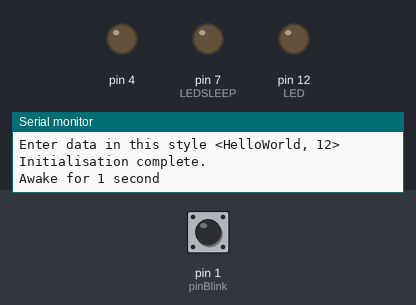
The sketch below on a simulated Arduino Uno, built with avr-gcc and run on an emulated ATmega328P. On the bench: output pins drawn as LEDs (lit = HIGH), the last lines printed to the serial monitor. The test bench sets the inputs (shaded band); at power-on: pin 1 (pinBlink) HIGH. Sleep ends after the set time or at an interrupt.

Above: at 1.2 s.
1.3 s: pin 1 (pinBlink) pulled LOW for 3.2 s
At 4.2 s:
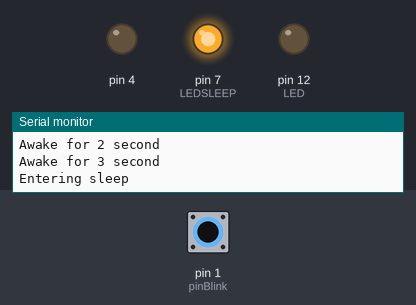
At 4.9 s:
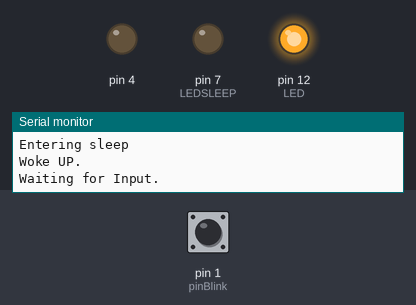
Timing chart, 0 to 6.4 s (numbered marks = the images above; inputs shaded):
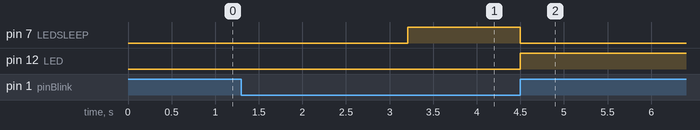

Measured:
- after the input at 1.3 s, pin 12 (LED): LOW → HIGH after 3.2 s

The sketch:

IRQ_D12.ino
```cpp
#include "PinChangeInterrupt.h"
#include <avr/sleep.h>
#include <avr/power.h>
#include "serialComm.h"
// #include "sleepInt.h"

#define pinBlink 1
#define LED 12
#define LEDSLEEP 7

int seconds=0;


void blinkLed(void)
{
	digitalWrite(LED, !digitalRead(LED));
	detachPCINT(digitalPinToPCINT(pinBlink));
}

void enterSleep(void)
{
	attachPCINT(digitalPinToPCINT(pinBlink), blinkLed, CHANGE);
	delay(100);

	set_sleep_mode(SLEEP_MODE_PWR_DOWN);
	sleep_enable();
	sleep_mode();
	// UNO is sleeping
	sleep_disable();
	Serial.println("Woke UP.");
	digitalWrite(LEDSLEEP,LOW);
	waitForInput();
}

void waitForInput(void)
{
	int rec = 1;
	Serial.println("Waiting for Input.");
	while( rec )
	{
		recvWithStartEndMarkers();
		if (newSerialData == true) {
			strcpy(tempChars, receivedChars);
			parseData();
			#ifdef DEBUG
			showParsedData();
			#endif
			serialHandler();
			newSerialData = false;
			rec = 0;
		}
	}
}

void setup()
{
	pinMode(pinBlink, INPUT_PULLUP);
	pinMode(LED, OUTPUT);
	pinMode(LEDSLEEP,OUTPUT);
	pinMode(4,OUTPUT);

	Serial.begin(9600);
	Serial.println("Enter data in this style <HelloWorld, 12>  ");
	Serial.println("Initialisation complete.");

}


void loop()
{
	delay(1000);
	seconds++;

	Serial.print("Awake for ");
	Serial.print(seconds, DEC);
	Serial.println(" second");

	if(seconds == 3)
	{
		Serial.println("Entering sleep");
		delay(200);
		seconds=0;
		digitalWrite(LEDSLEEP,HIGH);
		enterSleep();
	}
}
```

serialComm.cpp
```cpp
#include "serialComm.h"

char receivedChars[numChars];
char tempChars[numChars];
char messageFromPC[numChars] = {0};
int integerFromPC = 0;
int LED=0;
boolean newSerialData = false;


void recvWithStartEndMarkers()
{
    static boolean recvInProgress = false;
    static byte ndx = 0;
    char startMarker = '<';
    char endMarker = '>';
    char rc;

    while (Serial.available() > 0 && newSerialData == false) {
        rc = Serial.read();

        if (recvInProgress == true) {
            if (rc != endMarker) {
                receivedChars[ndx] = rc;
                ndx++;
                if (ndx >= numChars) {
                    ndx = numChars - 1;
                }
            }
            else {
                receivedChars[ndx] = '\0'; // terminate the string
                recvInProgress = false;
                ndx = 0;
                newSerialData = true;
            }
        }

        else if (rc == startMarker) {
            recvInProgress = true;
        }
    }
}


void parseData()
{

    char * strtokIndx;

    strtokIndx = strtok(tempChars,",");
    strcpy(messageFromPC, strtokIndx);

    strtokIndx = strtok(NULL, ",");
    integerFromPC = atoi(strtokIndx);
}

#ifdef DEBUG
void showParsedData()
{
    Serial.print("Message ");
    Serial.println(messageFromPC);
    Serial.print("Integer ");
    Serial.println(integerFromPC);
}
#endif

void serialHandler()
{
	// if( !strcmp(messageFromPC,"Plant1"))
    // {
    //     if( integerFromPC == 1 )
    //     {
    //         pf1.giessen();
    //     }
    //     else
    //     {
    //         pf1.setDauer(integerFromPC);
    //     }
    // }
    // if( !strcmp(messageFromPC,"Plant2"))
    // {
    //     if( integerFromPC == 1 )
    //     {
    //         pf1.giessen();
    //     }
    //     else
    //     {
    //         pf1.setDauer(integerFromPC);
    //     }
    // }
    // if( !strcmp(messageFromPC,"Plant3"))
    // {
    //     if( integerFromPC == 1 )
    //     {
    //         pf1.giessen();
    //     }
    //     else
    //     {
    //         pf1.setDauer(integerFromPC);
    //     }
    // }
}
// <Plant1,1>
// <Plant1,3>
// <Plant1,15>
// <Plant1,1>
// <Plant2,5>
// <Plant2,3>
// <Plant2,5>
// <Plant2,1>
// <Plant3,10>
// <Plant3,13>
// <Plant3,15>
// <Plant3,11>
```

serialComm.h
```cpp
#pragma once
#include "Arduino.h"

const byte numChars = 32;
extern char receivedChars[numChars];
extern char tempChars[numChars];
extern char messageFromPC[numChars] ;
extern int integerFromPC;
extern int LED;
extern boolean newSerialData;

void recvWithStartEndMarkers();

void parseData();

#ifdef DEBUG
void showParsedData();
#endif

void serialHandler();
```
